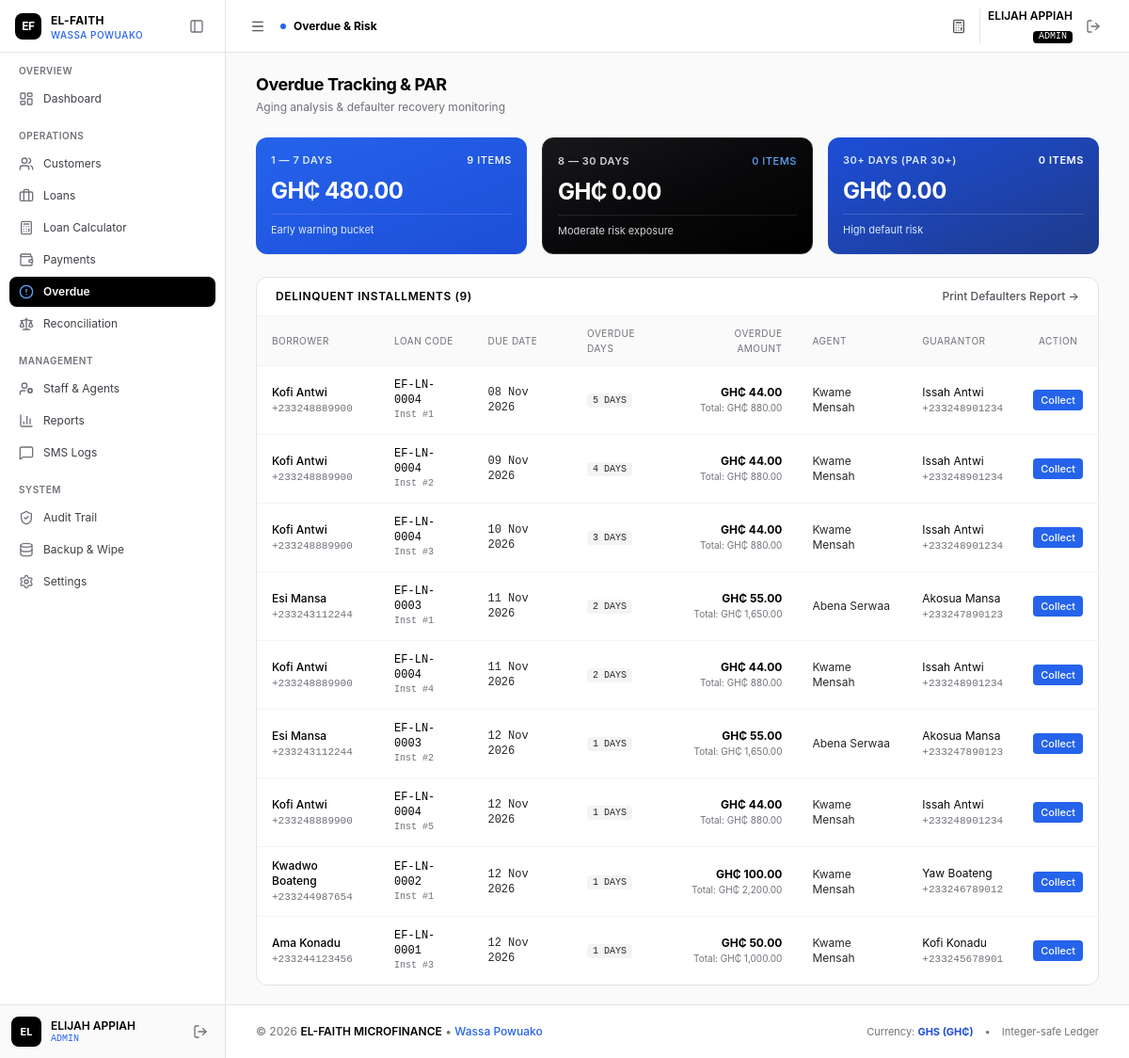
The app's page /admin/overdue.php (signed in) with its own data.
### tables this page shows
CREATE TABLE IF NOT EXISTS `repayment_schedule` (
  `id` INT AUTO_INCREMENT PRIMARY KEY,
  `loan_id` INT NOT NULL,
  `installment_number` INT NOT NULL,
  `due_date` DATE NOT NULL,
  `expected_amount_pesewas` BIGINT NOT NULL,
  `principal_portion_pesewas` BIGINT NOT NULL,
  `interest_portion_pesewas` BIGINT NOT NULL,
  `paid_amount_pesewas` BIGINT NOT NULL DEFAULT 0,
  `status` ENUM('pending', 'partially_paid', 'paid', 'overdue') NOT NULL DEFAULT 'pending',
  `paid_at` DATETIME NULL,
  `created_at` DATETIME NOT NULL DEFAULT CURRENT_TIMESTAMP,
  `updated_at` DATETIME NOT NULL DEFAULT CURRENT_TIMESTAMP ON UPDATE CURRENT_TIMESTAMP,
  CONSTRAINT `fk_schedule_loan` FOREIGN KEY (`loan_id`) REFERENCES `loans` (`id`) ON DELETE CASCADE,
  INDEX `idx_sched_loan_inst` (`loan_id`, `installment_number`),
  INDEX `idx_sched_due_date` (`due_date`),
  INDEX `idx_sched_status` (`status`)
);

CREATE TABLE IF NOT EXISTS `customers` (
  `id` INT AUTO_INCREMENT PRIMARY KEY,
  `uuid` VARCHAR(36) NOT NULL UNIQUE,
  `customer_code` VARCHAR(30) NOT NULL UNIQUE,
  `full_name` VARCHAR(150) NOT NULL,
  `phone` VARCHAR(20) NOT NULL,
  `alt_phone` VARCHAR(20) NULL,
  `id_type` VARCHAR(50) NOT NULL DEFAULT 'Ghana Card',
  `id_number` VARCHAR(50) NOT NULL,
  `residential_address` TEXT NOT NULL,
  `location_landmark` VARCHAR(255) NOT NULL,
  `gps_lat` DECIMAL(10, 8) NULL,
  `gps_lng` DECIMAL(11, 8) NULL,
  `occupation` VARCHAR(100) NOT NULL,
  `guarantor_name` VARCHAR(150) NOT NULL,
  `guarantor_phone` VARCHAR(20) NOT NULL,
  `guarantor_relation` VARCHAR(50) NOT NULL,
  `guarantor_address` TEXT NULL,
  `assigned_agent_id` INT NULL,
  `created_by` INT NOT NULL,
  `status` ENUM('active', 'inactive', 'blacklisted') NOT NULL DEFAULT 'active',
  `notes` TEXT NULL,
  `deleted_at` DATETIME NULL,
  `created_at` DATETIME NOT NULL DEFAULT CURRENT_TIMESTAMP,
  `updated_at` DATETIME NOT NULL DEFAULT CURRENT_TIMESTAMP ON UPDATE CURRENT_TIMESTAMP,
  CONSTRAINT `fk_customers_assigned_agent` FOREIGN KEY (`assigned_agent_id`) REFERENCES `users` (`id`) ON DELETE SET NULL,
  CONSTRAINT `fk_customers_created_by` FOREIGN KEY (`created_by`) REFERENCES `users` (`id`),
  INDEX `idx_customers_assigned_agent` (`assigned_agent_id`),
  INDEX `idx_customers_phone` (`phone`),
  INDEX `idx_customers_id_number` (`id_number`),
  INDEX `idx_customers_status` (`status`),
  INDEX `idx_customers_deleted_at` (`deleted_at`)
);

CREATE TABLE IF NOT EXISTS `loans` (
  `id` INT AUTO_INCREMENT PRIMARY KEY,
  `uuid` VARCHAR(36) NOT NULL UNIQUE,
  `loan_code` VARCHAR(30) NOT NULL UNIQUE,
  `customer_id` INT NOT NULL,
  `agent_id` INT NULL,
  `principal_pesewas` BIGINT NOT NULL,
  `interest_rate` DECIMAL(5, 2) NOT NULL DEFAULT 10.00,
  `interest_method` ENUM('flat', 'reducing_balance') NOT NULL DEFAULT 'flat',
  `interest_pesewas` BIGINT NOT NULL,
  `total_payable_pesewas` BIGINT NOT NULL,
  `total_paid_pesewas` BIGINT NOT NULL DEFAULT 0,
  `remaining_balance_pesewas` BIGINT NOT NULL,
  `term_duration` INT NOT NULL,
  `term_period` ENUM('days', 'weeks', 'months') NOT NULL DEFAULT 'months',
  `repayment_frequency` ENUM('daily', 'weekly', 'monthly') NOT NULL DEFAULT 'daily',
  `installment_amount_pesewas` BIGINT NOT NULL,
  `disbursed_at` DATETIME NULL,
  `first_due_date` DATE NOT NULL,
  `maturity_date` DATE NOT NULL,
  `status` ENUM('pending', 'active', 'overdue', 'completed', 'defaulted', 'written_off') NOT NULL DEFAULT 'active',
  `created_by` INT NOT NULL,
  `notes` TEXT NULL,
  `created_at` DATETIME NOT NULL DEFAULT CURRENT_TIMESTAMP,
  `updated_at` DATETIME NOT NULL DEFAULT CURRENT_TIMESTAMP ON UPDATE CURRENT_TIMESTAMP,
  CONSTRAINT `fk_loans_customer` FOREIGN KEY (`customer_id`) REFERENCES `customers` (`id`) ON DELETE CASCADE,
  CONSTRAINT `fk_loans_agent` FOREIGN KEY (`agent_id`) REFERENCES `users` (`id`) ON DELETE SET NULL,
  CONSTRAINT `fk_loans_created_by` FOREIGN KEY (`created_by`) REFERENCES `users` (`id`),
  INDEX `idx_loans_customer` (`customer_id`),
  INDEX `idx_loans_agent` (`agent_id`),
  INDEX `idx_loans_status` (`status`),
  INDEX `idx_loans_due_date` (`first_due_date`, `maturity_date`)
);

CREATE TABLE IF NOT EXISTS `users` (
  `id` INT AUTO_INCREMENT PRIMARY KEY,
  `uuid` VARCHAR(36) NOT NULL UNIQUE,
  `staff_code` VARCHAR(20) NOT NULL UNIQUE,
  `name` VARCHAR(100) NOT NULL,
  `username` VARCHAR(50) NOT NULL UNIQUE,
  `email` VARCHAR(100) NOT NULL UNIQUE,
  `phone` VARCHAR(20) NOT NULL,
  `password_hash` VARCHAR(255) NOT NULL,
  `role` ENUM('admin', 'agent') NOT NULL DEFAULT 'agent',
  `status` ENUM('active', 'inactive', 'suspended') NOT NULL DEFAULT 'active',
  `last_login_at` DATETIME NULL,
  `deleted_at` DATETIME NULL,
  `created_at` DATETIME NOT NULL DEFAULT CURRENT_TIMESTAMP,
  `updated_at` DATETIME NOT NULL DEFAULT CURRENT_TIMESTAMP ON UPDATE CURRENT_TIMESTAMP,
  INDEX `idx_users_role` (`role`),
  INDEX `idx_users_status` (`status`),
  INDEX `idx_users_deleted_at` (`deleted_at`)
);

### admin/overdue.php (the view, shortened to what this page needs)
<?php
require_once __DIR__ . '/../includes/functions.php';
require_once __DIR__ . '/../includes/auth.php';
$stmtAging = $pdo->query("
    SELECT
        SUM(CASE WHEN DATEDIFF(CURDATE(), due_date) BETWEEN 1 AND 7 THEN (expected_amount_pesewas - paid_amount_pesewas) ELSE 0 END) AS bucket_1_7,
        SUM(CASE WHEN DATEDIFF(CURDATE(), due_date) BETWEEN 8 AND 30 THEN (expected_amount_pesewas - paid_amount_pesewas) ELSE 0 END) AS bucket_8_30,
        SUM(CASE WHEN DATEDIFF(CURDATE(), due_date) > 30 THEN (expected_amount_pesewas - paid_amount_pesewas) ELSE 0 END) AS bucket_30_plus,
        COUNT(CASE WHEN DATEDIFF(CURDATE(), due_date) BETWEEN 1 AND 7 THEN 1 END) AS count_1_7,
        COUNT(CASE WHEN DATEDIFF(CURDATE(), due_date) BETWEEN 8 AND 30 THEN 1 END) AS count_8_30,
        COUNT(CASE WHEN DATEDIFF(CURDATE(), due_date) > 30 THEN 1 END) AS count_30_plus
    FROM repayment_schedule
    WHERE due_date < CURDATE() AND status IN ('pending', 'partially_paid', 'overdue')
");
$aging = $stmtAging->fetch();
$stmtList = $pdo->query("
    SELECT rs.id AS schedule_id, rs.installment_number, rs.due_date,
           rs.expected_amount_pesewas, rs.paid_amount_pesewas,
           (rs.expected_amount_pesewas - rs.paid_amount_pesewas) AS overdue_pesewas,
           DATEDIFF(CURDATE(), rs.due_date) AS days_overdue,
           l.id AS loan_id, l.loan_code, l.remaining_balance_pesewas,
           c.id AS customer_id, c.customer_code, c.full_name, c.phone, c.location_landmark,
           c.guarantor_name, c.guarantor_phone,
           u.name AS agent_name, u.staff_code AS agent_code
    FROM repayment_schedule rs
    JOIN loans l ON rs.loan_id = l.id
    JOIN customers c ON l.customer_id = c.id
    LEFT JOIN users u ON l.agent_id = u.id
    WHERE rs.due_date < CURDATE() AND rs.status IN ('pending', 'partially_paid', 'overdue')
    ORDER BY days_overdue DESC, rs.due_date ASC
");
$overdueList = $stmtList->fetchAll();
include __DIR__ . '/../includes/header.php';
?>
<div class="space-y-6">
    <div class="flex flex-col sm:flex-row sm:items-center justify-between gap-3">
        <div>
            <h1 class="text-lg font-bold text-black tracking-tight">Overdue Tracking & PAR</h1>
            <p class="text-xs text-zinc-500 mt-0.5">Aging analysis & defaulter recovery monitoring</p>
        </div>
    </div>
    <div class="grid grid-cols-1 sm:grid-cols-3 gap-4">
        <div class="bg-gradient-to-br from-blue-600 to-blue-700 text-white rounded-xl p-4 space-y-2 shadow-sm">
            <div class="flex items-center justify-between text-[11px] font-semibold text-blue-100 uppercase tracking-wider">
                <span>1 — 7 Days</span>
                <span class="text-white font-medium"><?= (int)$aging['count_1_7'] ?> items</span>
            </div>
            <div class="text-2xl font-bold text-white tracking-tight">
                <?= formatMoney((int)$aging['bucket_1_7']) ?>
            </div>
            <div class="text-[11px] text-blue-100 pt-2 border-t border-white/15">
                Early warning bucket
            </div>
        </div>
        <div class="bg-gradient-to-br from-zinc-900 via-zinc-950 to-black text-white rounded-xl p-4 space-y-2 shadow-sm border border-zinc-800">
            <div class="flex items-center justify-between text-[11px] font-semibold text-zinc-300 uppercase tracking-wider">
                <span>8 — 30 Days</span>
                <span class="text-blue-400 font-medium"><?= (int)$aging['count_8_30'] ?> items</span>
            </div>
            <div class="text-2xl font-bold text-white tracking-tight">
                <?= formatMoney((int)$aging['bucket_8_30']) ?>
            </div>
            <div class="text-[11px] text-zinc-300 pt-2 border-t border-white/10">
                Moderate risk exposure
            </div>
        </div>
        <div class="bg-gradient-to-br from-blue-700 to-blue-900 text-white rounded-xl p-4 space-y-2 shadow-sm">
            <div class="flex items-center justify-between text-[11px] font-semibold text-blue-100 uppercase tracking-wider">
                <span>30+ Days (PAR 30+)</span>
                <span class="text-white font-semibold"><?= (int)$aging['count_30_plus'] ?> items</span>
            </div>
            <div class="text-2xl font-bold text-white tracking-tight">
                <?= formatMoney((int)$aging['bucket_30_plus']) ?>
            </div>
            <div class="text-[11px] text-blue-100 pt-2 border-t border-white/15">
                High default risk
            </div>
        </div>
    </div>
    <div class="bg-white rounded-xl border border-zinc-200 overflow-hidden">
        <div class="px-5 py-3 border-b border-zinc-100 flex items-center justify-between">
            <h2 class="text-xs font-semibold uppercase tracking-wider text-black">Delinquent Installments (<?= count($overdueList) ?>)</h2>
            <a href="<?= BASE_URL ?>/admin/reports.php?type=defaulters" class="text-xs text-zinc-600 hover:text-black font-medium">
                Print Defaulters Report &rarr;
            </a>
        </div>
        <?php if (empty($overdueList)): ?>
            <div class="p-8 text-center text-zinc-500 text-xs">
                Zero delinquent installments. Portfolio is completely current.
            </div>
        <?php else: ?>
            <div class="overflow-x-auto">
                <table class="w-full text-left text-xs">
                    <thead class="bg-zinc-50 text-zinc-500 uppercase font-medium text-[10px] tracking-wider border-b border-zinc-100">
                        <tr>
                            <th class="py-2.5 px-4 font-normal">Borrower</th>
                            <th class="py-2.5 px-4 font-normal">Loan Code</th>
                            <th class="py-2.5 px-4 font-normal">Due Date</th>
                            <th class="py-2.5 px-4 font-normal">Overdue Days</th>
                            <th class="py-2.5 px-4 text-right font-normal">Overdue Amount</th>
                            <th class="py-2.5 px-4 font-normal">Agent</th>
                            <th class="py-2.5 px-4 font-normal">Guarantor</th>
                            <th class="py-2.5 px-4 text-center font-normal">Action</th>
                        </tr>
                    </thead>
                    <tbody class="divide-y divide-zinc-100">
                        <?php foreach ($overdueList as $od): ?>
                            <tr class="hover:bg-blue-50/30 transition">
                                <td class="py-3 px-4">
                                    <a href="<?= BASE_URL ?>/admin/customer_view.php?id=<?= $od['customer_id'] ?>" class="font-medium text-black hover:underline block">
                                        <?= htmlspecialchars($od['full_name']) ?>
                                    </a>
                                    <span class="text-[11px] font-mono text-zinc-500"><?= htmlspecialchars($od['phone']) ?></span>
                                </td>
                                <td class="py-3 px-4 font-mono font-medium text-black">
                                    <?= htmlspecialchars($od['loan_code']) ?>
                                    <span class="text-[10px] text-zinc-500 block">Inst #<?= $od['installment_number'] ?></span>
                                </td>
                                <td class="py-3 px-4 font-mono text-zinc-800">
                                    <?= formatDate($od['due_date']) ?>
                                </td>
                                <td class="py-3 px-4">
                                    <span class="px-1.5 py-0.5 rounded text-[10px] font-mono font-medium uppercase <?= $od['days_overdue'] > 30 ? 'bg-zinc-200 text-black font-bold' : 'bg-zinc-100 text-zinc-800' ?>">
                                        <?= $od['days_overdue'] ?> days
                                    </span>
                                </td>
                                <td class="py-3 px-4 text-right">
                                    <span class="font-bold text-black block"><?= formatMoney((int)$od['overdue_pesewas']) ?></span>
                                    <span class="text-[10px] text-zinc-500">Total: <?= formatMoney((int)$od['remaining_balance_pesewas']) ?></span>
                                </td>
                                <td class="py-3 px-4 text-zinc-800">
                                    <?= htmlspecialchars($od['agent_name'] ?? 'Unassigned') ?>
                                </td>
                                <td class="py-3 px-4">
                                    <span class="text-zinc-950 block"><?= htmlspecialchars($od['guarantor_name']) ?></span>
                                    <a href="tel:<?= htmlspecialchars($od['guarantor_phone']) ?>" class="text-[11px] font-mono text-zinc-500 hover:text-black">
                                        <?= htmlspecialchars($od['guarantor_phone']) ?>
                                    </a>
                                </td>
                                <td class="py-3 px-4 text-center">
                                    <a href="<?= BASE_URL ?>/agent/collect.php?loan_id=<?= $od['loan_id'] ?>&customer_id=<?= $od['customer_id'] ?>&amount=<?= pesewasToGHS((int)$od['overdue_pesewas']) ?>"
                                       class="px-2 py-1 bg-blue-600 hover:bg-blue-700 text-white rounded text-[11px] font-medium transition">
                                        Collect
                                    </a>
                                </td>
                            </tr>
                        <?php endforeach; ?>
                    </tbody>
                </table>
            </div>
        <?php endif; ?>
    </div>
</div>
<?php include __DIR__ . '/../includes/footer.php'; ?>

### includes/header.php (style rules this page uses)
body { -webkit-overflow-scrolling: touch; }

### records on screen
repayment_schedule: customers.full_name "Kofi Antwi", customers.phone "+233248889900", loan.loan_code "EF-LN-0004", installment_number "1", due_date "08 Nov 2026", days_overdue "5", overdue_pesewas "GH₵ 44.00", loan.remaining_balance_pesewas "GH₵ 880.00", users.name "Kwame Mensah", customers.guarantor_name "Issah Antwi", customers.guarantor_phone "+233248901234"
repayment_schedule: customers.full_name "Kofi Antwi", customers.phone "+233248889900", loan.loan_code "EF-LN-0004", installment_number "2", due_date "09 Nov 2026", days_overdue "4", overdue_pesewas "GH₵ 44.00", loan.remaining_balance_pesewas "GH₵ 880.00", users.name "Kwame Mensah", customers.guarantor_name "Issah Antwi", customers.guarantor_phone "+233248901234"
repayment_schedule: customers.full_name "Kofi Antwi", customers.phone "+233248889900", loan.loan_code "EF-LN-0004", installment_number "3", due_date "10 Nov 2026", days_overdue "3", overdue_pesewas "GH₵ 44.00", loan.remaining_balance_pesewas "GH₵ 880.00", users.name "Kwame Mensah", customers.guarantor_name "Issah Antwi", customers.guarantor_phone "+233248901234"
repayment_schedule: customers.full_name "Esi Mansa", customers.phone "+233243112244", loan.loan_code "EF-LN-0003", installment_number "1", due_date "11 Nov 2026", days_overdue "2", overdue_pesewas "GH₵ 55.00", loan.remaining_balance_pesewas "GH₵ 1,650.00", users.name "Abena Serwaa", customers.guarantor_name "Akosua Mansa", customers.guarantor_phone "+233247890123"
repayment_schedule: customers.full_name "Kofi Antwi", customers.phone "+233248889900", loan.loan_code "EF-LN-0004", installment_number "4", due_date "11 Nov 2026", days_overdue "2", overdue_pesewas "GH₵ 44.00", loan.remaining_balance_pesewas "GH₵ 880.00", users.name "Kwame Mensah", customers.guarantor_name "Issah Antwi", customers.guarantor_phone "+233248901234"
repayment_schedule: customers.full_name "Esi Mansa", customers.phone "+233243112244", loan.loan_code "EF-LN-0003", installment_number "2", due_date "12 Nov 2026", days_overdue "1", overdue_pesewas "GH₵ 55.00", loan.remaining_balance_pesewas "GH₵ 1,650.00", users.name "Abena Serwaa", customers.guarantor_name "Akosua Mansa", customers.guarantor_phone "+233247890123"
repayment_schedule: customers.full_name "Kofi Antwi", customers.phone "+233248889900", loan.loan_code "EF-LN-0004", installment_number "5", due_date "12 Nov 2026", days_overdue "1", overdue_pesewas "GH₵ 44.00", loan.remaining_balance_pesewas "GH₵ 880.00", users.name "Kwame Mensah", customers.guarantor_name "Issah Antwi", customers.guarantor_phone "+233248901234"
repayment_schedule: customers.full_name "Kwadwo Boateng", customers.phone "+233244987654", loan.loan_code "EF-LN-0002", installment_number "1", due_date "12 Nov 2026", days_overdue "1", overdue_pesewas "GH₵ 100.00", loan.remaining_balance_pesewas "GH₵ 2,200.00", users.name "Kwame Mensah", customers.guarantor_name "Yaw Boateng", customers.guarantor_phone "+233246789012"
repayment_schedule: customers.full_name "Ama Konadu", customers.phone "+233244123456", loan.loan_code "EF-LN-0001", installment_number "3", due_date "12 Nov 2026", days_overdue "1", overdue_pesewas "GH₵ 50.00", loan.remaining_balance_pesewas "GH₵ 1,000.00", users.name "Kwame Mensah", customers.guarantor_name "Kofi Konadu", customers.guarantor_phone "+233245678901"

### other values on screen
BRANCH_NAME "WASSA POWUAKO"
$sectionName "OVERVIEW"
$item['label'] "Dashboard"
$sectionName "OPERATIONS"
$item['label'] "Customers"
$item['label'] "Loans"
$item['label'] "Loan Calculator"
$item['label'] "Payments"
$item['label'] "Overdue"
$item['label'] "Reconciliation"
$sectionName "MANAGEMENT"
$item['label'] "Staff & Agents"
$item['label'] "Reports"
$item['label'] "SMS Logs"
$sectionName "SYSTEM"
